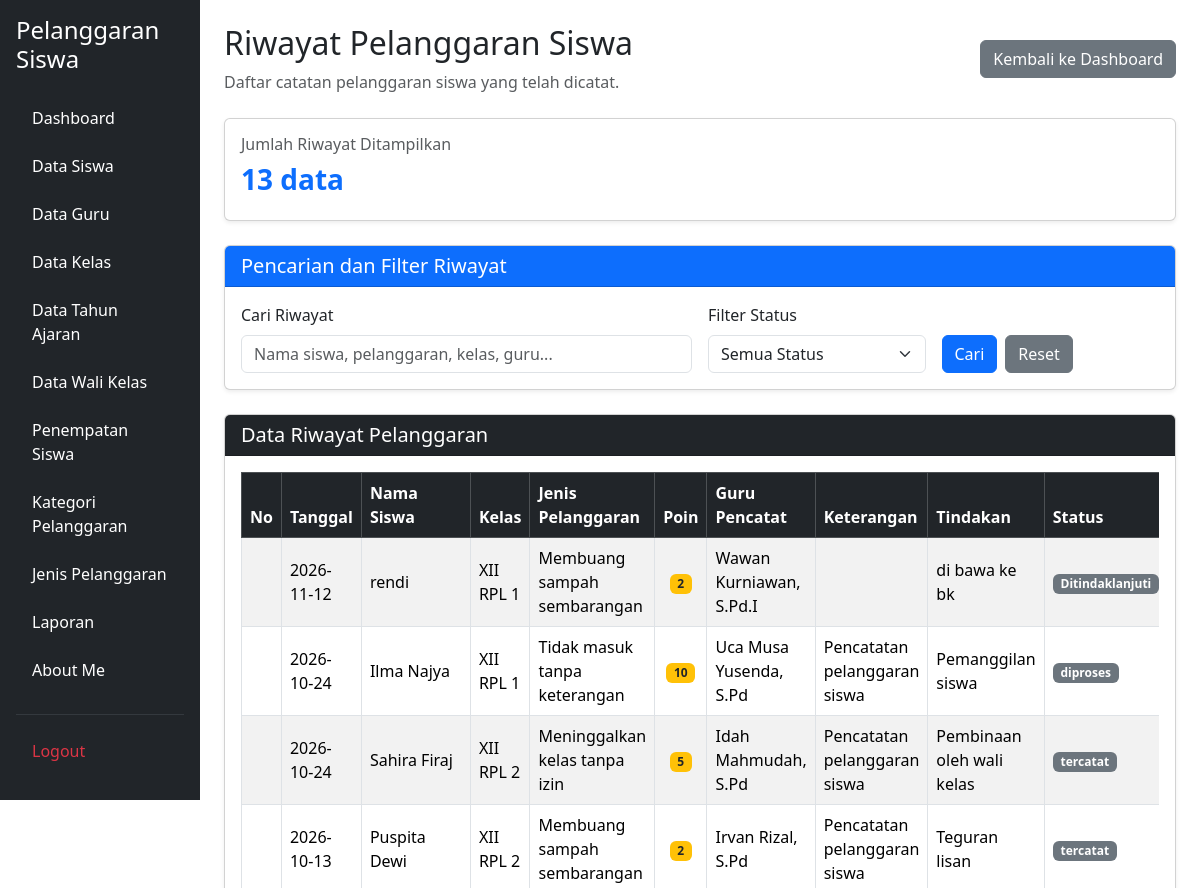
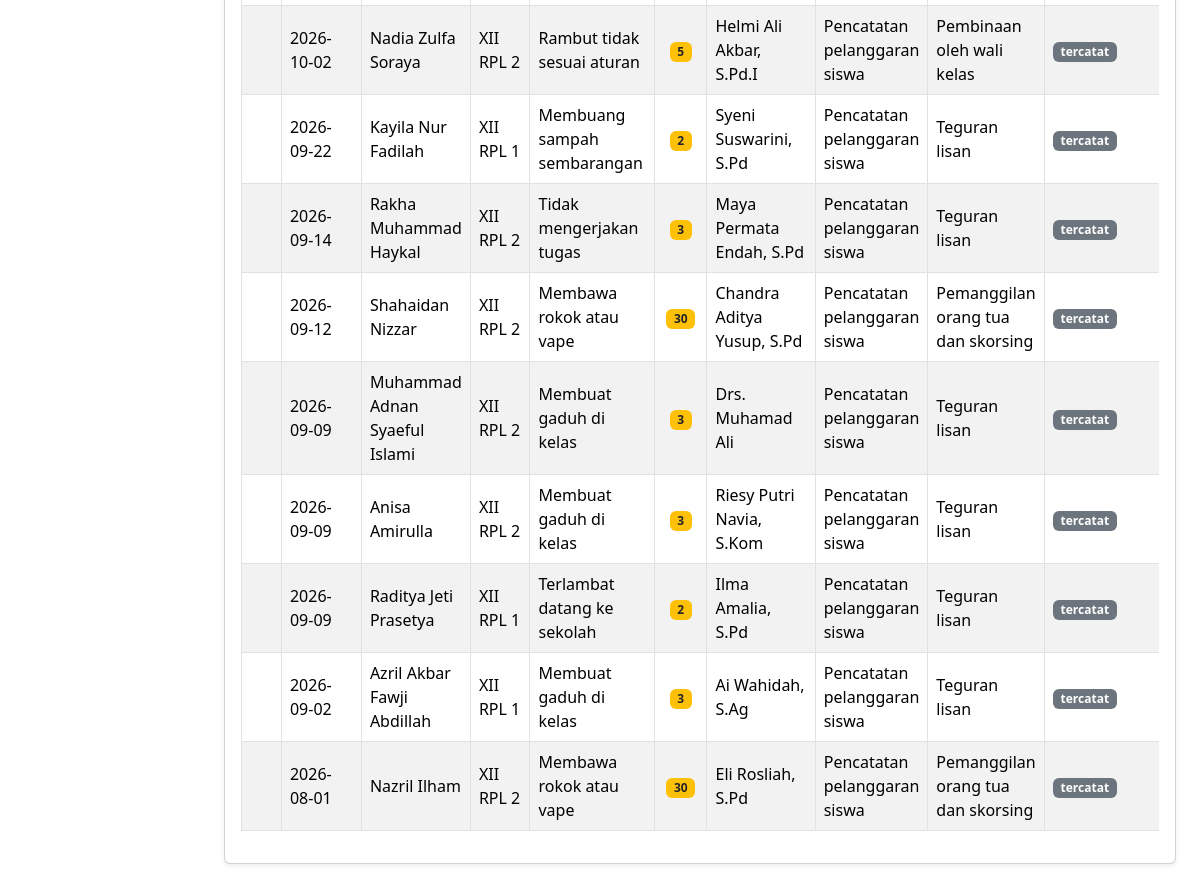
Page /riwayat.php (signed in) on the committed database (2 pictures, top to bottom).
### tables this page shows
CREATE TABLE `t_pelanggaran_siswa` (
  `id` int(11) NOT NULL,
  `tahun_ajaran_id` int(11) DEFAULT NULL,
  `siswa_id` int(11) DEFAULT NULL,
  `nama_siswa` varchar(150) NOT NULL,
  `kelas_id` int(11) DEFAULT NULL,
  `nama_kelas` varchar(100) NOT NULL,
  `pelanggaran_id` int(11) DEFAULT NULL,
  `nama_pelanggaran` varchar(150) NOT NULL,
  `pelanggaran_kategori_id` int(11) DEFAULT NULL,
  `guru_id` int(11) DEFAULT NULL,
  `nama_guru` varchar(150) NOT NULL,
  `tanggal` date DEFAULT NULL,
  `keterangan` text NOT NULL,
  `poin` int(11) NOT NULL,
  `tindakan` text NOT NULL,
  `status` varchar(30) NOT NULL,
  `created_at` timestamp NOT NULL DEFAULT current_timestamp(),
  `updated_at` timestamp NOT NULL DEFAULT current_timestamp()
);

CREATE TABLE `t_siswa` (
  `id` int(11) NOT NULL,
  `nis` varchar(10) DEFAULT NULL,
  `nisn` varchar(10) NOT NULL,
  `nama` varchar(150) DEFAULT NULL,
  `jenis_kelamin` char(1) NOT NULL,
  `tanggal_lahir` date NOT NULL,
  `alamat` text NOT NULL,
  `status_aktif` tinyint(1) NOT NULL,
  `created_at` timestamp NOT NULL DEFAULT current_timestamp(),
  `updated_at` timestamp NOT NULL DEFAULT current_timestamp()
);

CREATE TABLE `t_kelas` (
  `id` int(11) NOT NULL,
  `nama` varchar(100) DEFAULT NULL,
  `tingkat` varchar(20) NOT NULL,
  `jurusan` varchar(100) NOT NULL,
  `status_aktif` tinyint(1) NOT NULL,
  `created_at` timestamp NOT NULL DEFAULT current_timestamp(),
  `updated_at` timestamp NOT NULL DEFAULT current_timestamp()
);

CREATE TABLE `t_pelanggaran` (
  `id` int(11) NOT NULL,
  `pelanggaran_kategori_id` int(11) DEFAULT NULL,
  `kode` varchar(30) DEFAULT NULL,
  `nama` varchar(150) DEFAULT NULL,
  `poin` int(11) NOT NULL,
  `deskripsi` text NOT NULL,
  `status_aktif` tinyint(1) NOT NULL,
  `created_at` timestamp NOT NULL DEFAULT current_timestamp(),
  `updated_at` timestamp NOT NULL DEFAULT current_timestamp()
);

CREATE TABLE `t_guru` (
  `id` int(11) NOT NULL,
  `nip` varchar(18) NOT NULL,
  `nama` varchar(150) DEFAULT NULL,
  `email` varchar(150) NOT NULL,
  `status_aktif` tinyint(1) NOT NULL,
  `user_id` int(11) NOT NULL,
  `created_at` timestamp NOT NULL DEFAULT current_timestamp(),
  `updated_at` timestamp NOT NULL DEFAULT current_timestamp()
);

### riwayat.php (the view, shortened to what this page needs)
<?php
include 'config/koneksi.php';
$cari = isset($_GET['cari'])
    ? mysqli_real_escape_string($koneksi, trim($_GET['cari']))
    : '';
$sql = "SELECT
            ps.*,
            s.nama AS nama_siswa,
            k.nama AS nama_kelas,
            p.nama AS nama_pelanggaran,
            g.nama AS nama_guru
        FROM t_pelanggaran_siswa ps
        LEFT JOIN t_siswa s ON ps.siswa_id = s.id
        LEFT JOIN t_kelas k ON ps.kelas_id = k.id
        LEFT JOIN t_pelanggaran p ON ps.pelanggaran_id = p.id
        LEFT JOIN t_guru g ON ps.guru_id = g.id
        WHERE 1=1";
$sql .= " AND (
    ps.status IS NULL
    OR TRIM(LOWER(ps.status)) <> 'selesai'
)";
$sql .= " ORDER BY ps.tanggal DESC, ps.id DESC";
$query = mysqli_query($koneksi, $sql);
$jumlah = mysqli_num_rows($query);
?>
<!DOCTYPE html>
<html lang="id">
<head>
    <link href="https://cdn.jsdelivr.net/npm/bootstrap@5.3.8/dist/css/bootstrap.min.css"
          rel="stylesheet">
    <link href="https://cdn.datatables.net/2.3.4/css/dataTables.bootstrap5.min.css"
          rel="stylesheet">
</head>
<body>
<div class="container-fluid">
    <div class="row">
        <?php include 'layout/sidebar.php'; ?>
        <main class="col-md-9 col-lg-10 p-4">
            <div class="d-flex justify-content-between align-items-center mb-4 flex-wrap gap-2">
                <div>
                    <h2>Riwayat Pelanggaran Siswa</h2>
                    <p class="text-muted mb-0">
                        Daftar catatan pelanggaran siswa yang telah dicatat.
                    </p>
                </div>
                <a href="dashboard.php" class="btn btn-secondary">
                    Kembali ke Dashboard
                </a>
            </div>
            <div class="card shadow-sm mb-4">
                <div class="card-body">
                    <h6 class="text-muted">Jumlah Riwayat Ditampilkan</h6>
                    <h3 class="fw-bold text-primary">
                        <?= $jumlah; ?> data
                    </h3>
                </div>
            </div>
            <div class="card shadow-sm mb-4">
                <div class="card-header bg-primary text-white">
                    <h5 class="mb-0">Pencarian dan Filter Riwayat</h5>
                </div>
                <div class="card-body">
                    <form method="GET" action="riwayat.php">
                        <div class="row g-3">
                            <div class="col-md-6">
                                <label for="cari" class="form-label">
                                    Cari Riwayat
                                </label>
                                <input
                                    type="text"
                                    name="cari"
                                    id="cari"
                                    class="form-control"
                                    placeholder="Nama siswa, pelanggaran, kelas, guru..."
                                    value="<?= htmlspecialchars($cari); ?>">
                            </div>
                            <div class="col-md-3">
                                <label for="status" class="form-label">
                                    Filter Status
                                </label>
                                <select name="status" id="status"
                                        class="form-select">
                                    <option value="">Semua Status</option>
                                </select>
                            </div>
                            <div class="col-md-3 d-flex align-items-end gap-2">
                                <button type="submit" class="btn btn-primary">
                                    Cari
                                </button>
                                <a href="riwayat.php" class="btn btn-secondary">
                                    Reset
                                </a>
                            </div>
                        </div>
                    </form>
                </div>
            </div>
            <div class="card shadow-sm">
                <div class="card-header bg-dark text-white">
                    <h5 class="mb-0">Data Riwayat Pelanggaran</h5>
                </div>
                <div class="card-body">
                    <div class="table-responsive">
                        <table id="tabelRiwayat"
                               class="table table-striped table-bordered table-hover align-middle w-100">
                            <thead class="table-dark">
                                <tr>
                                    <th>No</th>
                                    <th>Tanggal</th>
                                    <th>Nama Siswa</th>
                                    <th>Kelas</th>
                                    <th>Jenis Pelanggaran</th>
                                    <th>Poin</th>
                                    <th>Guru Pencatat</th>
                                    <th>Keterangan</th>
                                    <th>Tindakan</th>
                                    <th>Status</th>
                                </tr>
                            </thead>
                            <tbody>
                                <?php while ($data = mysqli_fetch_assoc($query)) { ?>
                                    <tr>
                                        <td></td>
                                        <td>
                                            <?= htmlspecialchars($data['tanggal'] ?? '-'); ?>
                                        </td>
                                        <td>
                                            <?= htmlspecialchars($data['nama_siswa'] ?? '-'); ?>
                                        </td>
                                        <td>
                                            <?= htmlspecialchars($data['nama_kelas'] ?? '-'); ?>
                                        </td>
                                        <td>
                                            <?= htmlspecialchars($data['nama_pelanggaran'] ?? '-'); ?>
                                        </td>
                                        <td class="text-center">
                                            <span class="badge bg-warning text-dark">
                                                <?= htmlspecialchars((string) ($data['poin'] ?? 0)); ?>
                                            </span>
                                        </td>
                                        <td>
                                            <?= htmlspecialchars($data['nama_guru'] ?? '-'); ?>
                                        </td>
                                        <td>
                                            <?= htmlspecialchars($data['keterangan'] ?? '-'); ?>
                                        </td>
                                        <td>
                                            <?= htmlspecialchars($data['tindakan'] ?? '-'); ?>
                                        </td>
                                        <td>
                                            <?php
                                            $status_data = strtolower(
                                                trim($data['status'] ?? '')
                                            );
                                            if ($status_data == 'selesai') {
                                                echo '<span class="badge bg-success">Selesai</span>';
                                            } elseif (
                                                $status_data == 'belum' ||
                                                $status_data == 'belum ditindak'
                                            ) {
                                                echo '<span class="badge bg-danger">Belum Ditindak</span>';
                                            } elseif (
                                                $status_data == 'ditindaklanjuti'
                                            ) {
                                                echo '<span class="badge bg-secondary">Ditindaklanjuti</span>';
                                            } else {
                                                echo '<span class="badge bg-secondary">'
                                                    . htmlspecialchars($data['status'] ?? '-')
                                                    . '</span>';
                                            }
                                            ?>
                                        </td>
                                    </tr>
                                <?php } ?>
                            </tbody>
                        </table>
                    </div>
                </div>
            </div>
        </main>
    </div>
</div>
</body>
</html>

### riwayat.php (style rules this page uses)
.container-fluid > .row { align-items: flex-start; }
main { min-height: 100vh; }

### rows in the picture
t_pelanggaran_siswa: tanggal "2026-11-12", siswa.nama "rendi", kelas.nama "XII RPL 1", pelanggaran.nama "Membuang sampah sembarangan", poin "2", guru.nama "Wawan Kurniawan, S.Pd.I", tindakan "di bawa ke bk", status "Ditindaklanjuti"
t_pelanggaran_siswa: tanggal "2026-10-24", siswa.nama "Ilma Najya", kelas.nama "XII RPL 1", pelanggaran.nama "Tidak masuk tanpa keterangan", poin "10", guru.nama "Uca Musa Yusenda, S.Pd", keterangan "Pencatatan pelanggaran siswa", tindakan "Pemanggilan siswa", status "diproses"
t_pelanggaran_siswa: tanggal "2026-10-24", siswa.nama "Sahira Firaj", kelas.nama "XII RPL 2", pelanggaran.nama "Meninggalkan kelas tanpa izin", poin "5", guru.nama "Idah Mahmudah, S.Pd", keterangan "Pencatatan pelanggaran siswa", tindakan "Pembinaan oleh wali kelas", status "tercatat"
t_pelanggaran_siswa: tanggal "2026-10-13", siswa.nama "Puspita Dewi", kelas.nama "XII RPL 2", pelanggaran.nama "Membuang sampah sembarangan", poin "2", guru.nama "Irvan Rizal, S.Pd", keterangan "Pencatatan pelanggaran siswa", tindakan "Teguran lisan", status "tercatat"
t_pelanggaran_siswa: tanggal "2026-10-02", siswa.nama "Nadia Zulfa Soraya", kelas.nama "XII RPL 2", pelanggaran.nama "Rambut tidak sesuai aturan", poin "5", guru.nama "Helmi Ali Akbar, S.Pd.I", keterangan "Pencatatan pelanggaran siswa", tindakan "Pembinaan oleh wali kelas", status "tercatat"
t_pelanggaran_siswa: tanggal "2026-09-22", siswa.nama "Kayila Nur Fadilah", kelas.nama "XII RPL 1", pelanggaran.nama "Membuang sampah sembarangan", poin "2", guru.nama "Syeni Suswarini, S.Pd", keterangan "Pencatatan pelanggaran siswa", tindakan "Teguran lisan", status "tercatat"
t_pelanggaran_siswa: tanggal "2026-09-14", siswa.nama "Rakha Muhammad Haykal", kelas.nama "XII RPL 2", pelanggaran.nama "Tidak mengerjakan tugas", poin "3", guru.nama "Maya Permata Endah, S.Pd", keterangan "Pencatatan pelanggaran siswa", tindakan "Teguran lisan", status "tercatat"
t_pelanggaran_siswa: tanggal "2026-09-12", siswa.nama "Shahaidan Nizzar", kelas.nama "XII RPL 2", pelanggaran.nama "Membawa rokok atau vape", poin "30", guru.nama "Chandra Aditya Yusup, S.Pd", keterangan "Pencatatan pelanggaran siswa", tindakan "Pemanggilan orang tua dan skorsing", status "tercatat"
t_pelanggaran_siswa: tanggal "2026-09-09", siswa.nama "Muhammad Adnan Syaeful Islami", kelas.nama "XII RPL 2", pelanggaran.nama "Membuat gaduh di kelas", poin "3", guru.nama "Drs. Muhamad Ali", keterangan "Pencatatan pelanggaran siswa", tindakan "Teguran lisan", status "tercatat"
t_pelanggaran_siswa: tanggal "2026-09-09", siswa.nama "Anisa Amirulla", kelas.nama "XII RPL 2", pelanggaran.nama "Membuat gaduh di kelas", poin "3", guru.nama "Riesy Putri Navia, S.Kom", keterangan "Pencatatan pelanggaran siswa", tindakan "Teguran lisan", status "tercatat"
t_pelanggaran_siswa: tanggal "2026-09-09", siswa.nama "Raditya Jeti Prasetya", kelas.nama "XII RPL 1", pelanggaran.nama "Terlambat datang ke sekolah", poin "2", guru.nama "Ilma Amalia, S.Pd", keterangan "Pencatatan pelanggaran siswa", tindakan "Teguran lisan", status "tercatat"
t_pelanggaran_siswa: tanggal "2026-09-02", siswa.nama "Azril Akbar Fawji Abdillah", kelas.nama "XII RPL 1", pelanggaran.nama "Membuat gaduh di kelas", poin "3", guru.nama "Ai Wahidah, S.Ag", keterangan "Pencatatan pelanggaran siswa", tindakan "Teguran lisan", status "tercatat"
t_pelanggaran_siswa: tanggal "2026-08-01", siswa.nama "Nazril Ilham", kelas.nama "XII RPL 2", pelanggaran.nama "Membawa rokok atau vape", poin "30", guru.nama "Eli Rosliah, S.Pd", keterangan "Pencatatan pelanggaran siswa", tindakan "Pemanggilan orang tua dan skorsing", status "tercatat"

### other values in the picture
$jumlah "13"
